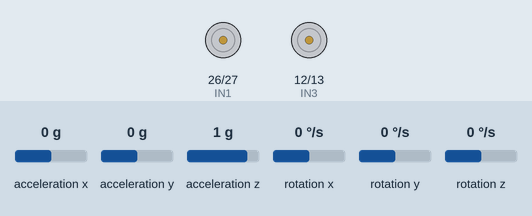
This sketch was run on a simulated ESP32. Shown: motor-driver pin pairs drawn as motors (green arrow = first pin HIGH = forward, orange = second pin HIGH = backward, longer = more drive, scaled by the enable pin). The inputs (shaded band) are chosen by the test bench; at power-on: acceleration x 0 g, acceleration z 1 g, acceleration y 0 g, rotation x 0 °/s, rotation y 0 °/s, rotation z 0 °/s.

Above: at 1.2 s.
1.3 s: acceleration x set to -1.4 g
At 2.5 s:
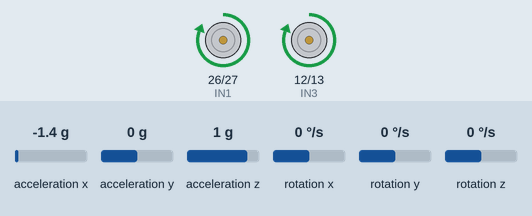
2.8 s: acceleration x set to 0.1 g
At 2.91 s:
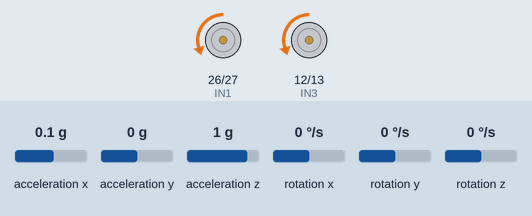
5.8 s: acceleration z set to -1.4 g
7.3 s: acceleration z set to 0 g
8.8 s: acceleration x set to -0.8 g
At 9.7 s:
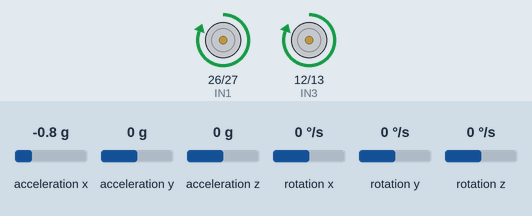
10.3 s: acceleration x set to 0.8 g
At 10.8 s:
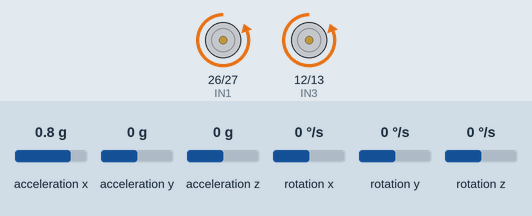
Timing chart, 0 to 12.8 s (numbered marks = the images above; inputs shaded):
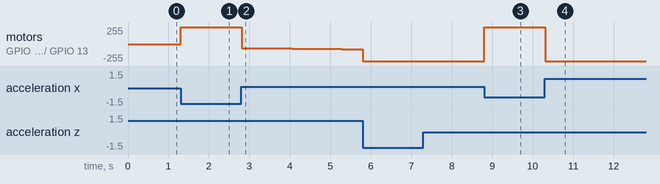

The sketch:

ESP32_SelfBalancingBot.ino
```cpp
#include <Wire.h>
#include <MPU6050.h>

MPU6050 mpu;

// Motor A
#define ENA 25
#define IN1 26
#define IN2 27

// Motor B
#define ENB 14
#define IN3 12
#define IN4 13

// PID Variables
float setPoint = 0;  // Desired angle (upright)
float input, output;
float Kp = 25, Ki = 1, Kd = 0.1; // PID tuning values
float previousError = 0, integral = 0;
unsigned long lastTime;

void setup() {
    Serial.begin(115200);
    Wire.begin(21, 22); // SDA = 21, SCL = 22 (ESP32 I2C pins)
    mpu.initialize();

    pinMode(ENA, OUTPUT);
    pinMode(IN1, OUTPUT);
    pinMode(IN2, OUTPUT);

    pinMode(ENB, OUTPUT);
    pinMode(IN3, OUTPUT);
    pinMode(IN4, OUTPUT);

    // Check MPU6050 connection
    if (!mpu.testConnection()) {
        Serial.println("MPU6050 connection failed!");
        while (1);
    }
}

void loop() {
    int16_t ax, ay, az, gx, gy, gz;
    mpu.getMotion6(&ax, &ay, &az, &gx, &gy, &gz);

    // Calculate angle from accelerometer
    input = atan2(ax, az) * 180 / PI;

    // Compute PID
    unsigned long now = millis();
    float elapsedTime = (now - lastTime) / 1000.0;
    float error = setPoint - input;
    integral += error * elapsedTime;
    float derivative = (error - previousError) / elapsedTime;
    output = (Kp * error) + (Ki * integral) + (Kd * derivative);
    previousError = error;
    lastTime = now;

    // Adjust motor speed
    int speed = constrain(abs(output), 0, 1023); // ESP8266 supports 0-1023 for PWM
    if (output > 0) {
        moveForward(speed);
    } else {
        moveBackward(speed);
    }
}

void moveForward(int speed) {
    analogWrite(ENA, speed);
    digitalWrite(IN1, HIGH);
    digitalWrite(IN2, LOW);

    analogWrite(ENB, speed);
    digitalWrite(IN3, HIGH);
    digitalWrite(IN4, LOW);
}

void moveBackward(int speed) {
    analogWrite(ENA, speed);
    digitalWrite(IN1, LOW);
    digitalWrite(IN2, HIGH);

    analogWrite(ENB, speed);
    digitalWrite(IN3, LOW);
    digitalWrite(IN4, HIGH);
}
```

Measured:
- after the input at 1.3 s, motor on GPIO 26 (IN1) / GPIO 27 (IN2), motor on GPIO 12 (IN3) / GPIO 13 (IN4): stopped → forward 255/255 at once
- after the input at 2.8 s, motor on GPIO 26 (IN1) / GPIO 27 (IN2), motor on GPIO 12 (IN3) / GPIO 13 (IN4): moves from forward 255/255 to backward 77/255 over 2.8 s, starting at once
- after the input at 8.8 s, motor on GPIO 26 (IN1) / GPIO 27 (IN2), motor on GPIO 12 (IN3) / GPIO 13 (IN4): backward 255/255 → forward 255/255 at once
- after the input at 10.3 s, motor on GPIO 26 (IN1) / GPIO 27 (IN2), motor on GPIO 12 (IN3) / GPIO 13 (IN4): forward 255/255 → backward 255/255 at once
